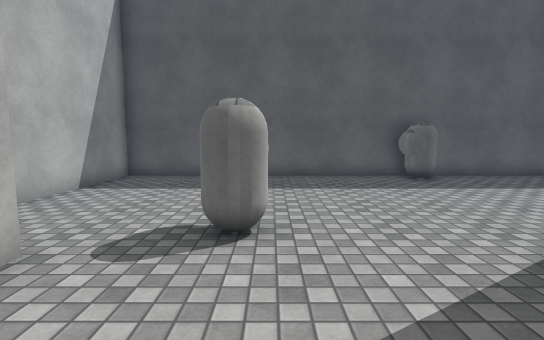
View 1 (above)

16 first-person views from a walk through a scene from a Unity 3-D project. The camera is 1.4 m above the floor, tilts 6° down and sees 85° across. The floor is counted in squares, 1 m on a side. Each view is taken from the middle of a square. On the plan, view 1 faces up. The plan holds only what a view shows up to about 14 squares ahead; the rest is blank. The place goes on beyond the plan. The player is left out. Surface patterns are stand-ins for the level's own textures.

View 2
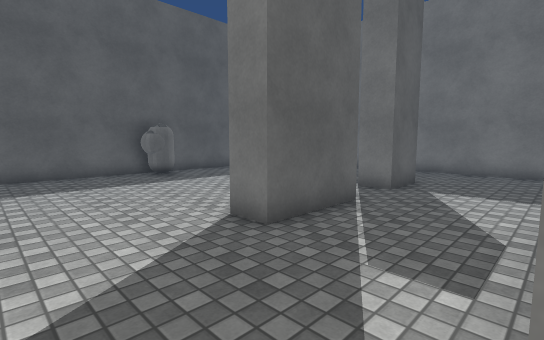

View 3
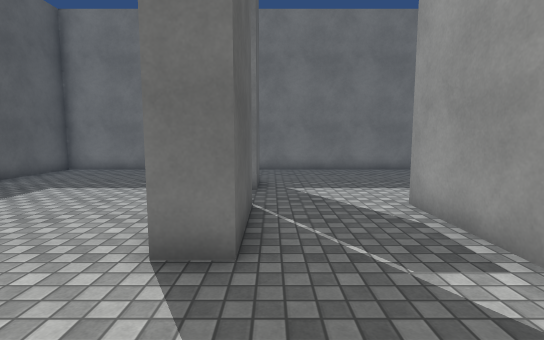

View 4
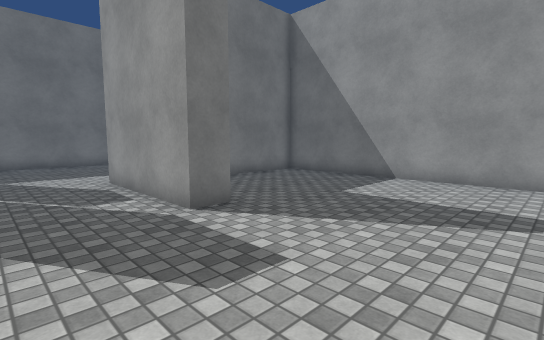

View 5
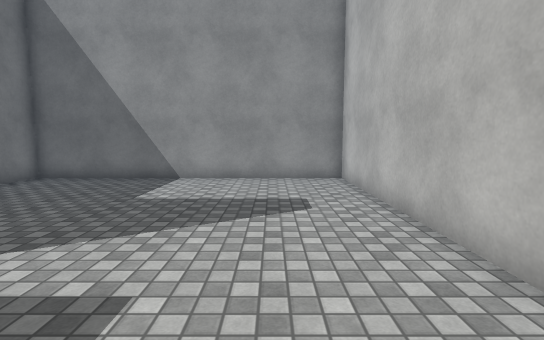

View 6
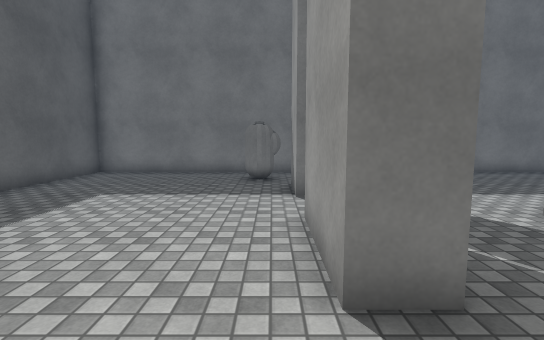

View 7
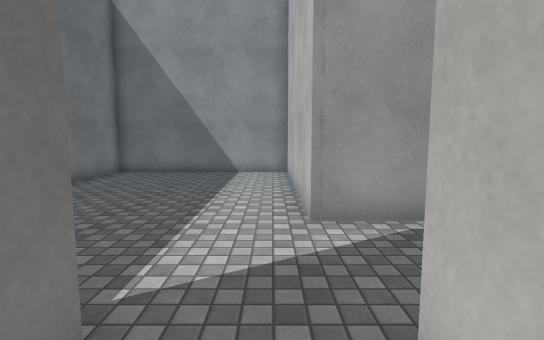

View 8
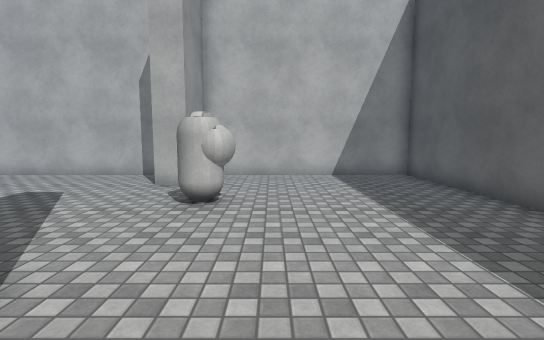

View 9
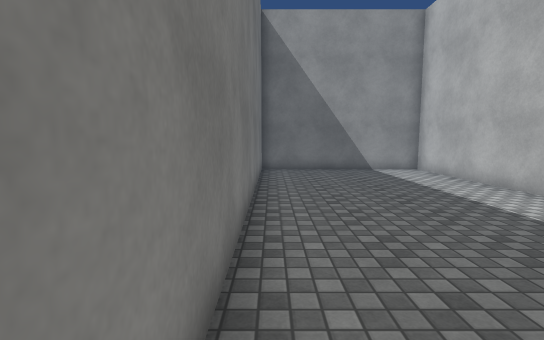

View 10
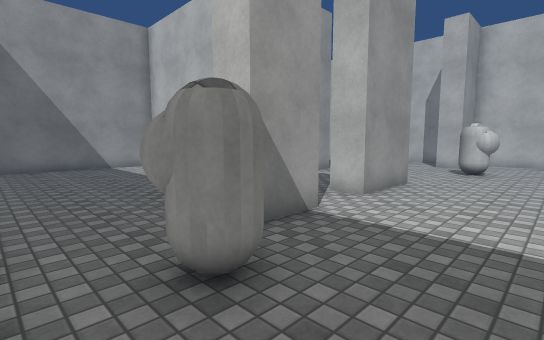

View 11
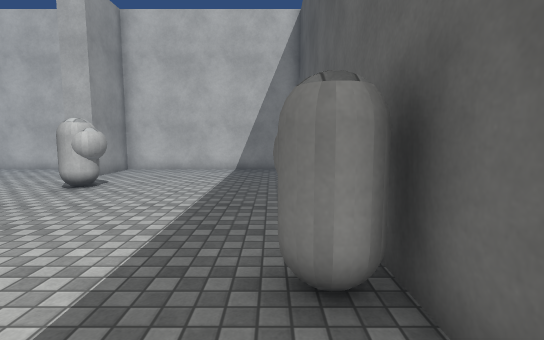

View 12
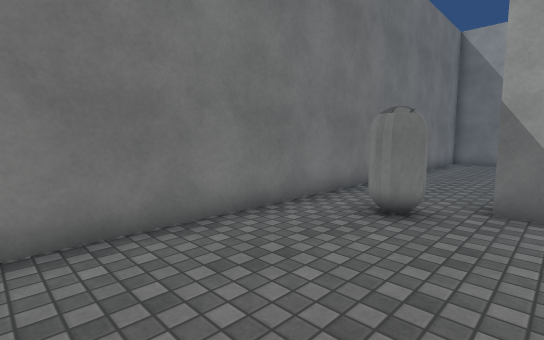

View 13
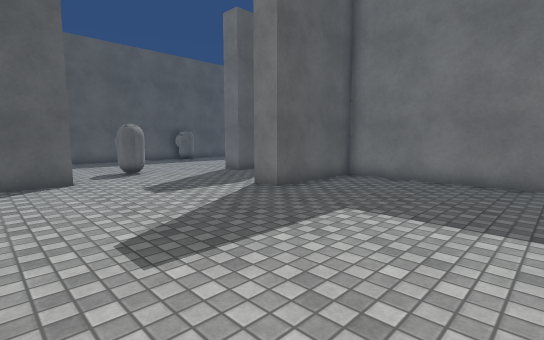

View 14
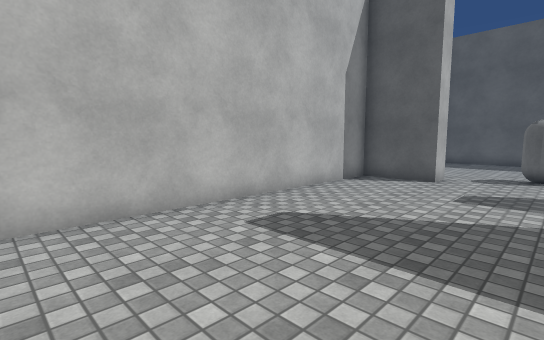

View 15
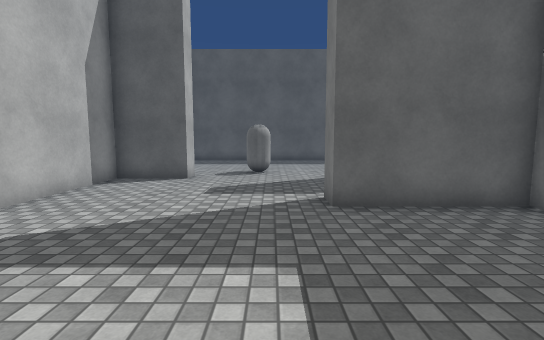

View 16
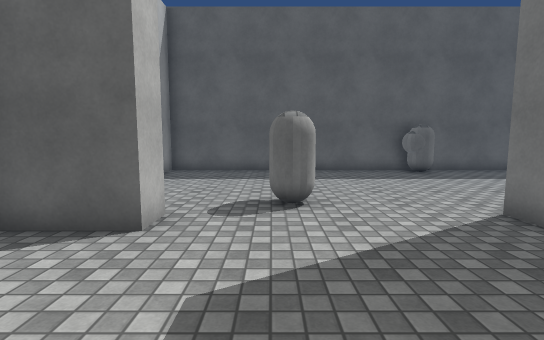

### Floor plan
Points are (right, up) in squares from view 1. A wall is a line through its corners. A room is listed if a view was taken in it or the views show most of it. See-through windows are left out.
Room 1 (views 1, 2, 3, 4, 5, 6, 7, 8, 9, 10, 11, 12, 13, 14, 15, 16)
walls: (3.3, 2.4) (3.3, 3.4) (6.2, 3.4) (6.2, 2.4) (3.3, 2.4); (10, 2.4) (8.1, 2.4) (8.1, 3.4) (10, 3.4); (-3, 3.5) (-3, 2.4) (-5.5, 2.4) (-5.5, -8.5) (5.3, -8.5) (5.3, -2) (1.3, -2) (1.3, -1) (6.3, -1) (6.3, -8.5) (13.5, -8.5) (13.5, 11.2) (-5.5, 11.2) (-5.5, 3.4) (-3.3, 3.4)
objects: other object (-1, 4) to (0, 5); other object (5, 10) to (5, 11); other object (11, 4) to (12, 5)

Positions as (right, up) in squares from view 1, and headings:
1: (0, 0), facing up
2: (0, -1), facing up-right
3: (0, 2), facing right
4: (-4, 2), facing down-right
5: (-3, 2), facing down
6: (1, 4), facing right
7: (7, 4), facing down
8: (6, 6), facing left
9: (13, 5), facing down
10: (13, 7), facing down-left
11: (8, 10), facing left
12: (9, 10), facing down-right
13: (-5, -8), facing up-right
14: (0, -8), facing up-left
15: (0, -8), facing up
16: (-1, -2), facing up
